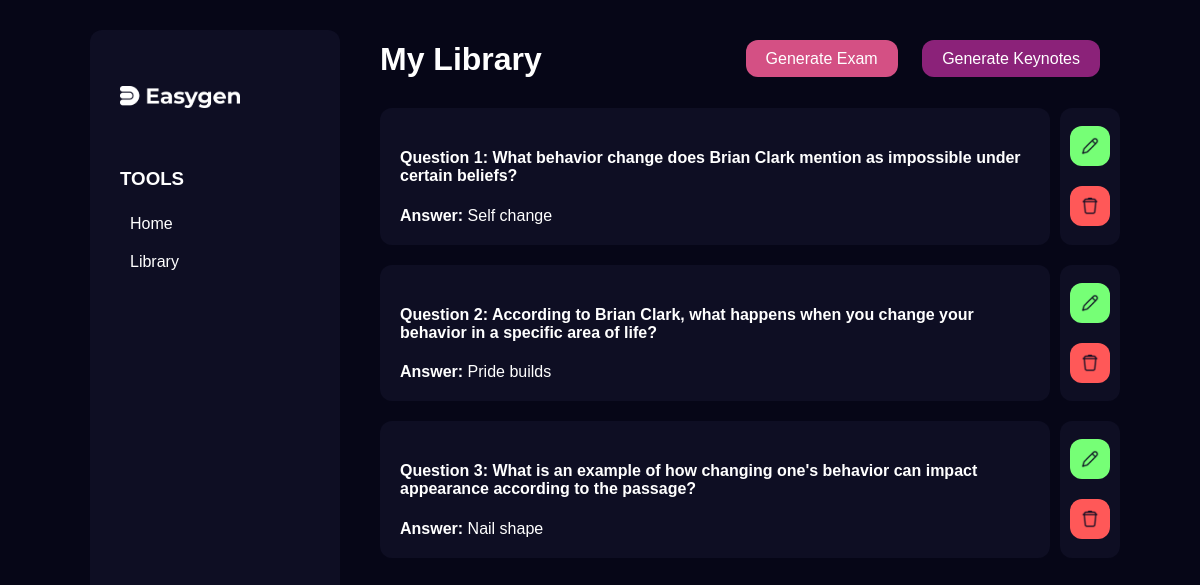
Screenshot of /library/1 with the database file from the repository.
### app/schema.py (models this page shows)
class Question(db.Model):
    __tablename__ = 'question'
    id = db.Column(db.Integer, primary_key=True)
    type = db.Column(db.String(20))
    question_text = db.Column(db.String(700))
    answer = db.Column(db.String(500))
    options = db.Column(db.JSON)
    question_set_id = db.Column(db.Integer, db.ForeignKey('question_set.id'))

### app/blueprints/library.py (the view, shortened to what this page needs)
@library.route('/library/<int:setId>', methods=['GET', 'POST'])
def library_questions(setId):
    if request.method == 'GET':
        question_set = QuestionSet.query.get(setId)
        if not question_set:
            return jsonify({'error': 'Question set not found'}), 404
        questions = [
            {
                'id': question.id,
                'type': question.type,
                'question_text': question.question_text,
                'answer': question.answer,
                'options': question.options
            }
            for question in question_set.questions
        ]
        return render_template('library_questions.html', generated_questions=questions)

### app/templates/library_questions.html (shortened to what this page needs)
{% extends 'layout/dashboard.html'%}
{% block content%}
<div class="my-library-container">
    <h1>My Library</h1>
    <div class="btn-container">
        <a class="btn" href="{{ url_for('upload.upload_page')}}">Generate Exam</a>
        <a class="btn" href="{{ url_for('key_upload.key_upload_page')}}">Generate Keynotes</a>
    </div>
</div>
    <div class="continue-card-container">
        {% for question in generated_questions %}
            <div class="question-card">
                <div class="continue-card action">
                    <div class="quill-container" id="question-answer-{{ loop.index }}">
                        <h4><strong>Question {{ loop.index }}:</strong> {{ question.question_text }}</h4>
                        <p><strong>Answer:</strong> {{ question.answer }}</p>
                    </div>
                </div>
                <div class="continue-card action">
                    <div class="update-question" data-question-id="{{ question.id }}"><img class="edit-delete-btn" src="../static/assets/Edit.png" alt=""></div>
                    <div class="delete-question" data-question-id="{{ question.id }}"><img class="edit-delete-btn" src="../static/assets/Delete.png" alt=""></div>
                </div>
            </div>
        {% endfor %}
    </div>
{% endblock %}

### app/static/css/dashboard.css (style rules this page uses)
body { background-color: #060617; font-family: 'Montserrat', sans-serif; width: 90%; margin: 0 auto; padding: 0; color: #fff; display: flex; }

### rows the page displays
Question: question_text "What behavior change does Brian Clark mention as impossible under certain beliefs?", answer "Self change"
Question: question_text "According to Brian Clark, what happens when you change your behavior in a specific area of life?", answer "Pride builds"
Question: question_text "What is an example of how changing one's behavior can impact appearance according to the passage?", answer "Nail shape"
